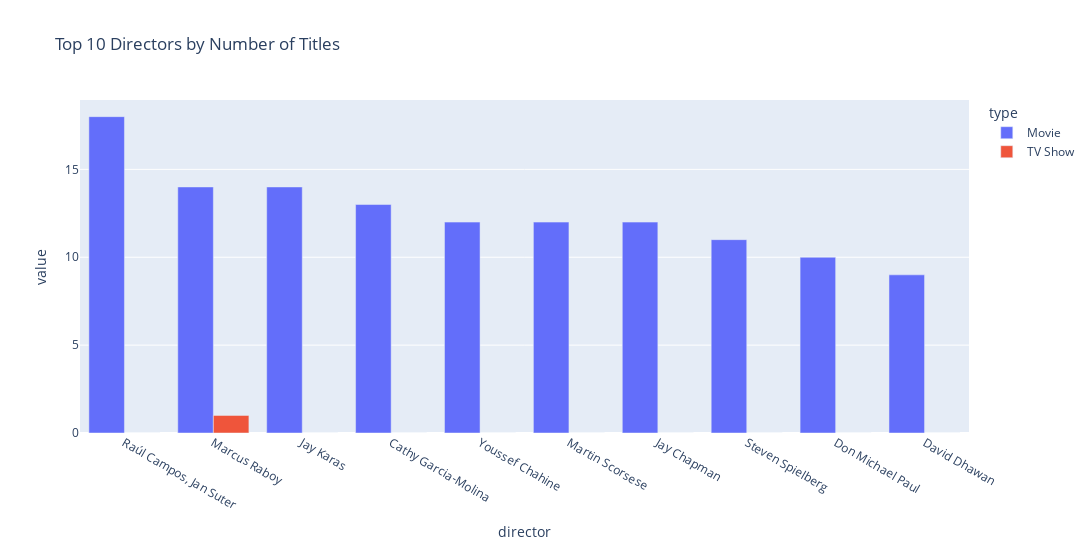

Notebook code cell kept with this figure:
### Code cell
px.bar(director_counts.loc[top_directors], barmode='group', title='Top 10 Directors by Number of Titles', width=1100, height=550)

### Figure 1 — Plotly figure (JSON) as saved in the notebook; plotly's stock layout.template omitted (floating-point values rounded to 4 significant figures)
{"data": [{"alignmentgroup": "True", "hovertemplate": "type=Movie<br>director=%{x}<br>value=%{y}<extra></extra>", "legendgroup": "Movie", "marker": {"color": "#636efa", "pattern": {"shape": ""}}, "name": "Movie", "offsetgroup": "Movie", "orientation": "v", "showlegend": true, "textposition": "auto", "type": "bar", "x": ["Raúl Campos, Jan Suter", "Marcus Raboy", "Jay Karas", "Cathy Garcia-Molina", "Youssef Chahine", "Martin Scorsese", "Jay Chapman", "Steven Spielberg", "Don Michael Paul", "David Dhawan"], "xaxis": "x", "y": [18, 14, 14, 13, 12, 12, 12, 11, 10, 9], "yaxis": "y"}, {"alignmentgroup": "True", "hovertemplate": "type=TV Show<br>director=%{x}<br>value=%{y}<extra></extra>", "legendgroup": "TV Show", "marker": {"color": "#EF553B", "pattern": {"shape": ""}}, "name": "TV Show", "offsetgroup": "TV Show", "orientation": "v", "showlegend": true, "textposition": "auto", "type": "bar", "x": ["Raúl Campos, Jan Suter", "Marcus Raboy", "Jay Karas", "Cathy Garcia-Molina", "Youssef Chahine", "Martin Scorsese", "Jay Chapman", "Steven Spielberg", "Don Michael Paul", "David Dhawan"], "xaxis": "x", "y": [0, 1, 0, 0, 0, 0, 0, 0, 0, 0], "yaxis": "y"}], "layout": {"barmode": "group", "height": 550, "legend": {"title": {"text": "type"}, "tracegroupgap": 0}, "title": {"text": "Top 10 Directors by Number of Titles"}, "width": 1100, "xaxis": {"anchor": "y", "domain": [0, 1], "title": {"text": "director"}}, "yaxis": {"anchor": "x", "domain": [0, 1], "title": {"text": "value"}}}}
